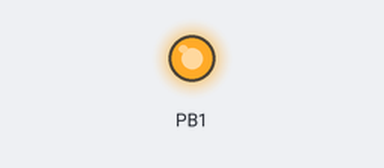
A sketch run on a simulated ATtiny85, built with avr-gcc and run on an emulated ATtiny85. Parts: output pins drawn as LEDs (lit = HIGH).

Above: at 0.05 s.
At 2.6 s:
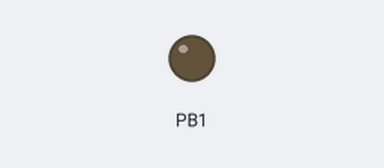
Timing chart, 0 to 6.8 s (numbered marks = the images above):
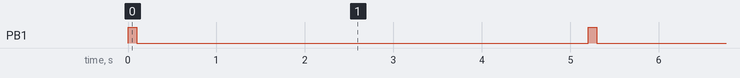

Measured:
- by itself, PB1: alternates HIGH for 0.10 s and LOW for 5.1 s

The sketch:

Keyboard.ino
```cpp
#include <DigiKeyboard.h>

void setup() {
  pinMode(1, OUTPUT);
}

void loop() {
  // this is generally not necessary but with some older systems it seems to
  // prevent missing the first character after a delay:
  DigiKeyboard.sendKeyStroke(0);

  // The following is just to notify about the keystroke through LED light.
  // We can disable this part by commenting it out.
  digitalWrite(1, HIGH);
  delay(100);
  digitalWrite(1, LOW);
  delay(100);

  // DigiKeyboard.println("We can have a sample program or text here!");
  DigiKeyboard.sendKeyStroke(KEY_SPACE);

  // It's better to use DigiKeyboard.delay() over the regular Arduino delay()
  // if doing keyboard stuff because it keeps talking to the computer to make
  // sure the computer knows the keyboard is alive and connected
  DigiKeyboard.delay(5000);
}
```
